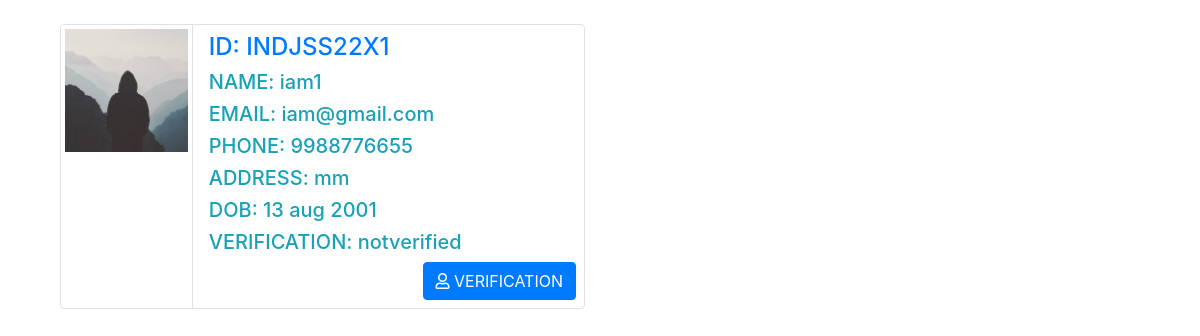
Page /passport/1 on the committed database.
### flask_app/models.py (models this page shows, shortened)
class Passport(db.Model):
	id = db.Column(db.Integer, primary_key=True)
	name = db.Column(db.String(20), nullable=False)
	email = db.Column(db.String(120), unique=True, nullable=False)
	passport_picture = db.Column(db.String(20), nullable=False)
	date_of_birth = db.Column(db.String(20), nullable=False)
	phone = db.Column(db.Integer, nullable=False)
	address = db.Column(db.Text, nullable=False)
	verification = db.Column(db.String(60), nullable=False, default='notverified')
	date_posted = db.Column(db.DateTime, nullable=False, default=datetime.utcnow)
	user_id = db.Column(db.Integer, db.ForeignKey('user.id'), nullable=False)

### flask_app/routes.py (the view)
@app.route('/passport/<int:passport_id>')
def passport(passport_id):
	passport= Passport.query.get_or_404(passport_id)
	return render_template('passport.html', passport = passport)

### flask_app/templates/passport.html (shortened to what this page needs)
<!DOCTYPE html>
<html>
<head>
<link href="//maxcdn.bootstrapcdn.com/bootstrap/4.0.0/css/bootstrap.min.css" rel="stylesheet" id="bootstrap-css">
</head>
<body>
<link rel="stylesheet" href="https://use.fontawesome.com/releases/v5.0.8/css/all.css">
<section class="container mt-4 mb-4">
<div class="container">
  <div class="row mb-3">
    <div class="col-md-6">
      <div class="d-flex flex-row border rounded">
          <div class="p-0 w-25">
              <img src="{{ url_for('static', filename='pics/' + passport.passport_picture) }}"  class="img-thumbnail border-0" />
          </div>
          <div class="pl-3 pt-2 pr-2 pb-2 w-75 border-left">
              <h4 class="text-primary">ID:  INDJSS22X{{ passport.id }}</h4>
              <h5 class="text-info">NAME: {{ passport.name }}</h5>
              <h5 class="text-info">EMAIL: {{ passport.email }}</h5>
              <h5 class="text-info">PHONE: {{ passport.phone }}</h5>
              <h5 class="text-info">ADDRESS: {{ passport.address }}</h5>
              <h5 class="text-info">DOB: {{ passport.date_of_birth }}</h5>
              <h5 class="text-info">VERIFICATION: {{ passport.verification }}</h5>
            <p class="text-right m-0"><a href="{{ url_for('verification')}}" class="btn btn-primary"><i class="far fa-user"></i> VERIFICATION</a></p>
        </div>
      </div>
    </div>
  </div>
</div>
</section>

### rows in the picture
Passport: passport_picture (picture), id "1", name "iam1", email "iam@gmail.com", phone "9988776655", address "mm", date_of_birth "13 aug 2001", verification "notverified"
